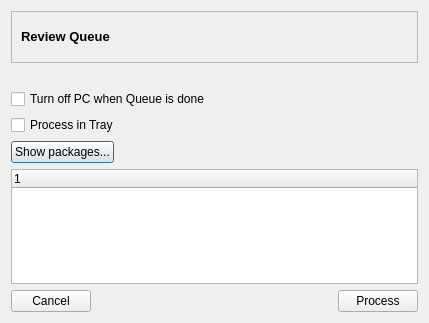
<ui version="4.0" >
 <class>QueueReadyDialog</class>
 <widget class="QDialog" name="QueueReadyDialog" >
  <property name="geometry" >
   <rect>
    <x>0</x>
    <y>0</y>
    <width>429</width>
    <height>323</height>
   </rect>
  </property>
  <property name="windowTitle" >
   <string>Review Queue</string>
  </property>
  <layout class="QGridLayout" >
   <item row="1" column="0" >
    <layout class="QVBoxLayout" >
     <item>
      <widget class="QLabel" name="queueInfo" >
       <property name="text" >
        <string/>
       </property>
      </widget>
     </item>
     <item>
      <widget class="QCheckBox" name="turnoffBox" >
       <property name="text" >
        <string>Turn off PC when Queue is done</string>
       </property>
      </widget>
     </item>
     <item>
      <widget class="QCheckBox" name="trayBox" >
       <property name="text" >
        <string>Process in Tray</string>
       </property>
      </widget>
     </item>
     <item>
      <layout class="QHBoxLayout" >
       <item>
        <widget class="QPushButton" name="showPackages" >
         <property name="text" >
          <string>Show packages...</string>
         </property>
         <property name="checkable" >
          <bool>true</bool>
         </property>
        </widget>
       </item>
       <item>
        <spacer>
         <property name="orientation" >
          <enum>Qt::Horizontal</enum>
         </property>
         <property name="sizeHint" >
          <size>
           <width>40</width>
           <height>20</height>
          </size>
         </property>
        </spacer>
       </item>
      </layout>
     </item>
     <item>
      <widget class="QTreeWidget" name="treeWidget" >
       <column>
        <property name="text" >
         <string>1</string>
        </property>
       </column>
      </widget>
     </item>
     <item>
      <layout class="QHBoxLayout" >
       <item>
        <widget class="QPushButton" name="cancelButton" >
         <property name="text" >
          <string>Cancel</string>
         </property>
         <property name="icon" >
          <iconset resource="qtpacman.qrc" >:/Icons/icons/dialog-cancel.png</iconset>
         </property>
        </widget>
       </item>
       <item>
        <spacer>
         <property name="orientation" >
          <enum>Qt::Horizontal</enum>
         </property>
         <property name="sizeHint" >
          <size>
           <width>81</width>
           <height>20</height>
          </size>
         </property>
        </spacer>
       </item>
       <item>
        <widget class="QPushButton" name="processButton" >
         <property name="text" >
          <string>Process</string>
         </property>
         <property name="icon" >
          <iconset resource="qtpacman.qrc" >:/Icons/icons/dialog-ok-apply.png</iconset>
         </property>
        </widget>
       </item>
      </layout>
     </item>
    </layout>
   </item>
   <item row="0" column="0" >
    <widget class="QFrame" name="frame" >
     <property name="sizePolicy" >
      <sizepolicy vsizetype="Maximum" hsizetype="Preferred" >
       <horstretch>0</horstretch>
       <verstretch>0</verstretch>
      </sizepolicy>
     </property>
     <property name="frameShape" >
      <enum>QFrame::StyledPanel</enum>
     </property>
     <property name="frameShadow" >
      <enum>QFrame::Sunken</enum>
     </property>
     <layout class="QGridLayout" >
      <item row="0" column="0" >
       <widget class="QLabel" name="label" >
        <property name="text" >
         <string>&lt;html>&lt;head>&lt;meta name="qrichtext" content="1" />&lt;style type="text/css">
p, li { white-space: pre-wrap; }
&lt;/style>&lt;/head>&lt;body style=" font-family:'Sans Serif'; font-size:10pt; font-weight:400; font-style:normal;">
&lt;p style=" margin-top:0px; margin-bottom:0px; margin-left:0px; margin-right:0px; -qt-block-indent:0; text-indent:0px;">&lt;span style=" font-weight:600;">Review Queue&lt;/span>&lt;/p>&lt;/body>&lt;/html></string>
        </property>
       </widget>
      </item>
      <item row="0" column="1" >
       <widget class="QLabel" name="label_2" >
        <property name="sizePolicy" >
         <sizepolicy vsizetype="Maximum" hsizetype="Maximum" >
          <horstretch>0</horstretch>
          <verstretch>0</verstretch>
         </sizepolicy>
        </property>
        <property name="minimumSize" >
         <size>
          <width>32</width>
          <height>32</height>
         </size>
        </property>
        <property name="text" >
         <string/>
        </property>
        <property name="pixmap" >
         <pixmap resource="qtpacman.qrc" >:/Icons/icons/dialog-ok-apply.png</pixmap>
        </property>
        <property name="scaledContents" >
         <bool>true</bool>
        </property>
       </widget>
      </item>
     </layout>
    </widget>
   </item>
  </layout>
 </widget>
 <resources>
  <include location="qtpacman.qrc" />
 </resources>
 <connections>
  <connection>
   <sender>showPackages</sender>
   <signal>toggled(bool)</signal>
   <receiver>treeWidget</receiver>
   <slot>setVisible(bool)</slot>
   <hints>
    <hint type="sourcelabel" >
     <x>82</x>
     <y>115</y>
    </hint>
    <hint type="destinationlabel" >
     <x>214</x>
     <y>208</y>
    </hint>
   </hints>
  </connection>
 </connections>
</ui>
